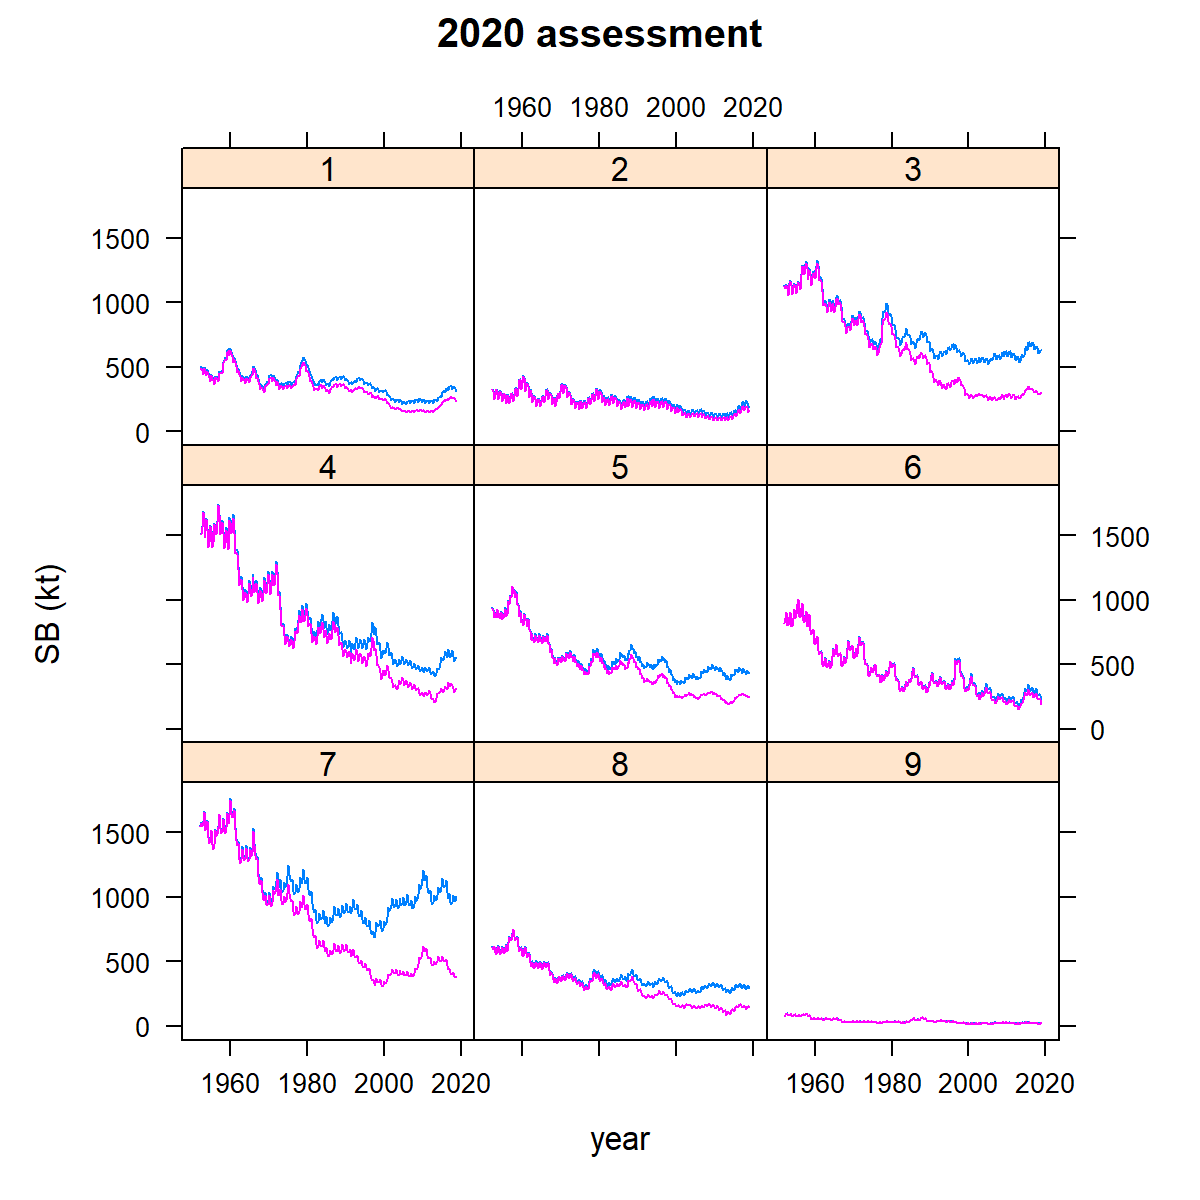

R code for this plot:
library(TAF)
library(FLR4MFCL)

rep <- read.MFCLRep("z:/yft/2020/assessment/ModelRuns/Diagnostic/plot-14.par.rep")

taf.png("sb_2020", width=1200)
xyplot(data~year|area, group=qname,
       data=FLQuants(qts(adultBiomass_nofish(rep)/1000), qts(adultBiomass(rep)/1000)),
       type="l", as.table=TRUE, main="2020 assessment", ylab="SB (kt)")
dev.off()
